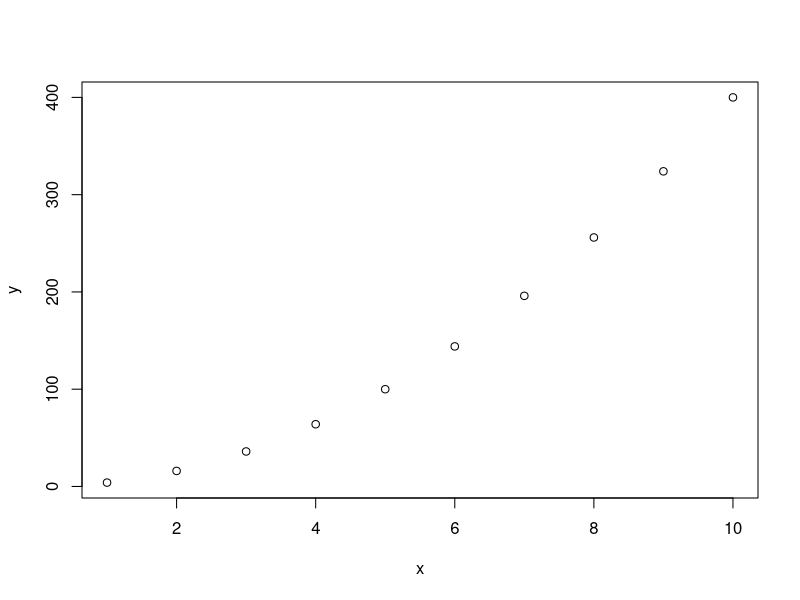
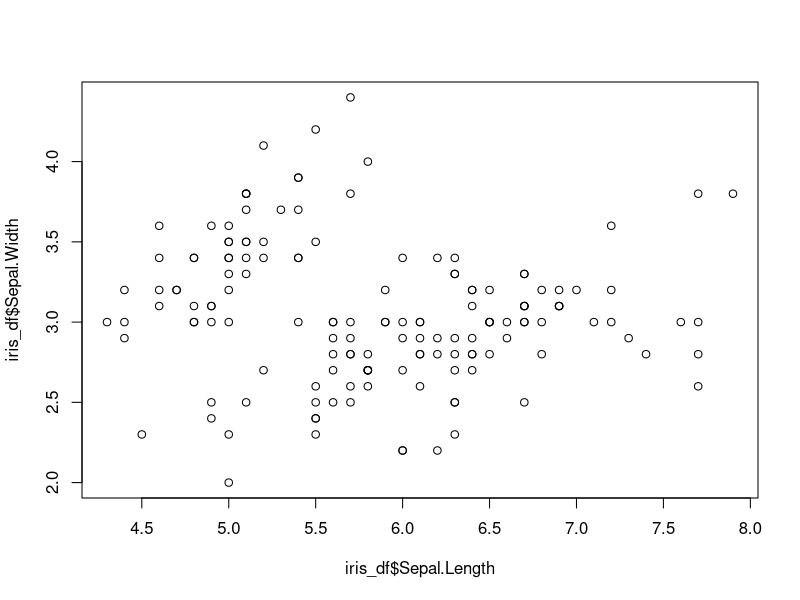
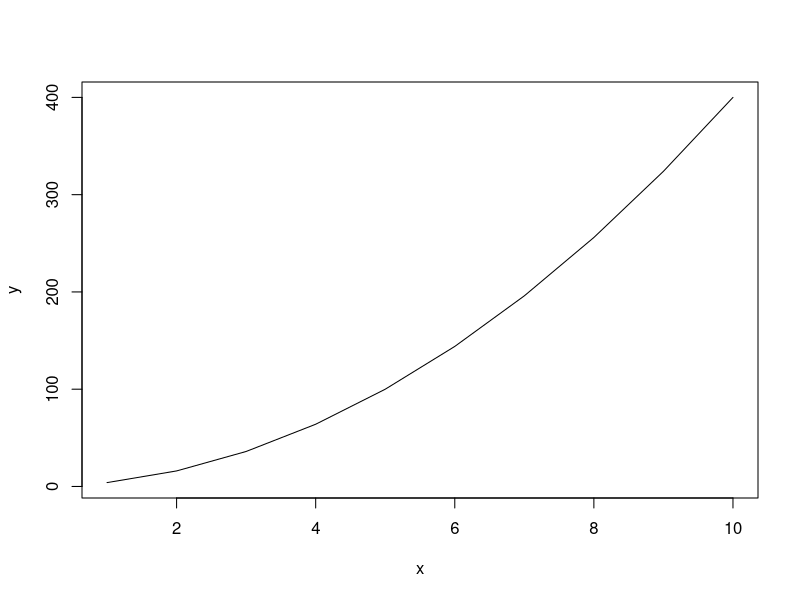
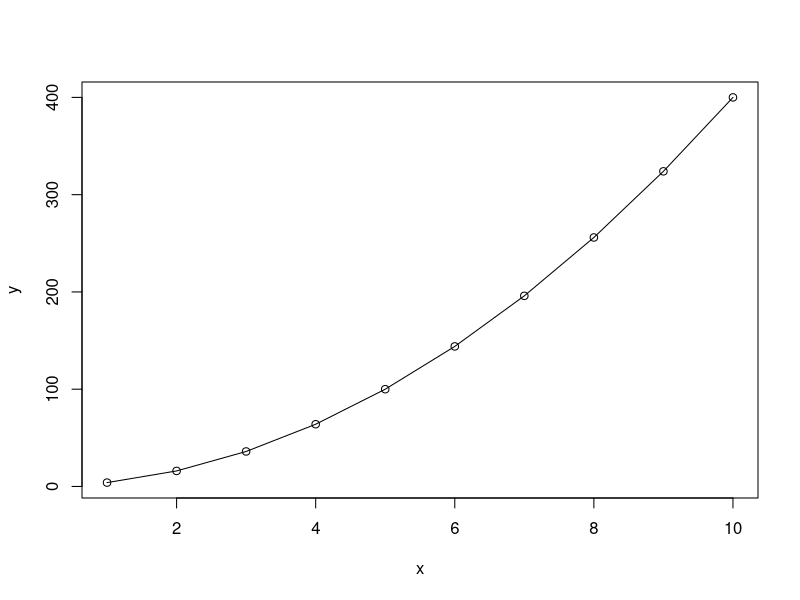
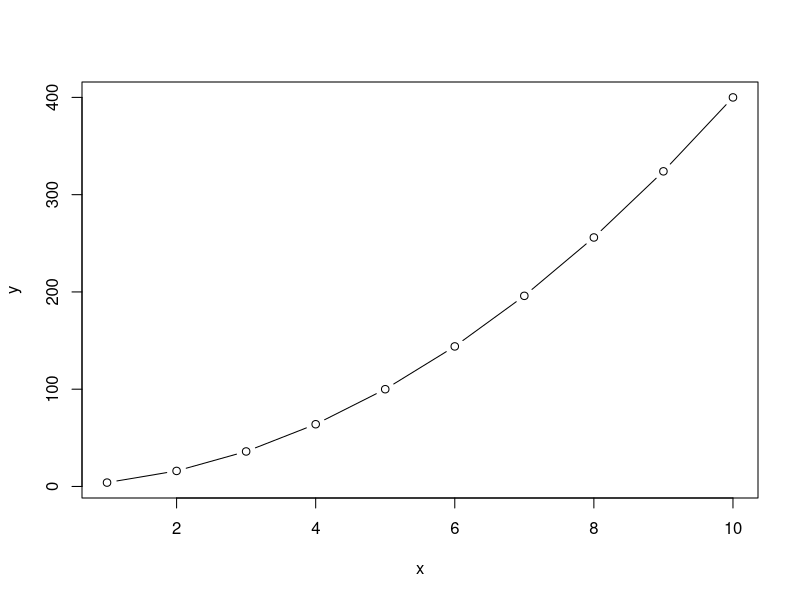
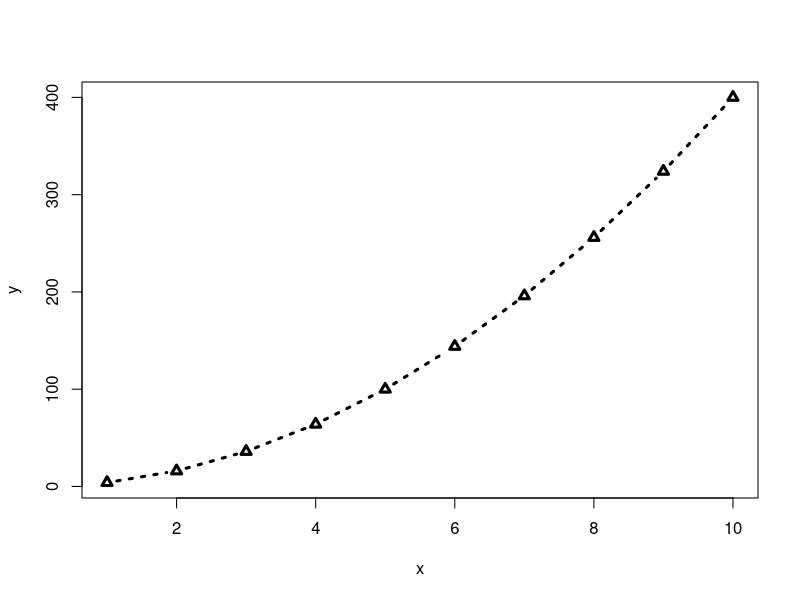
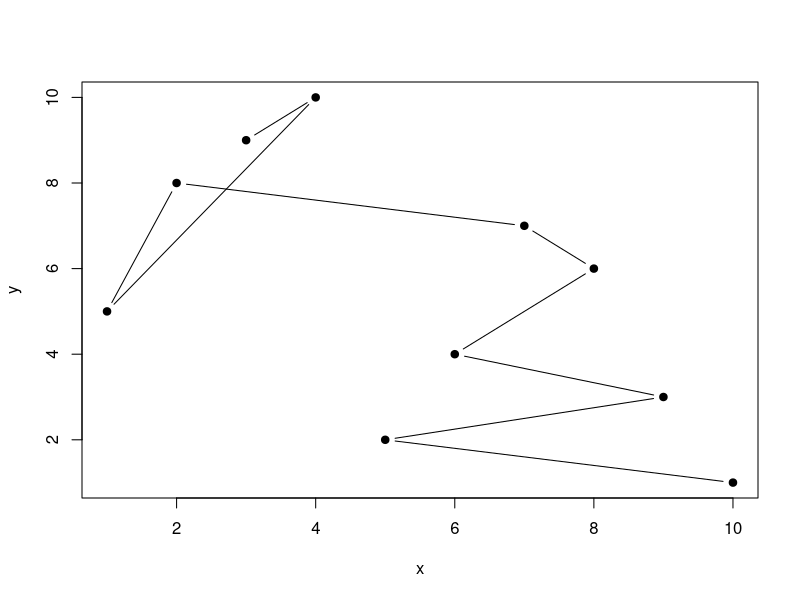
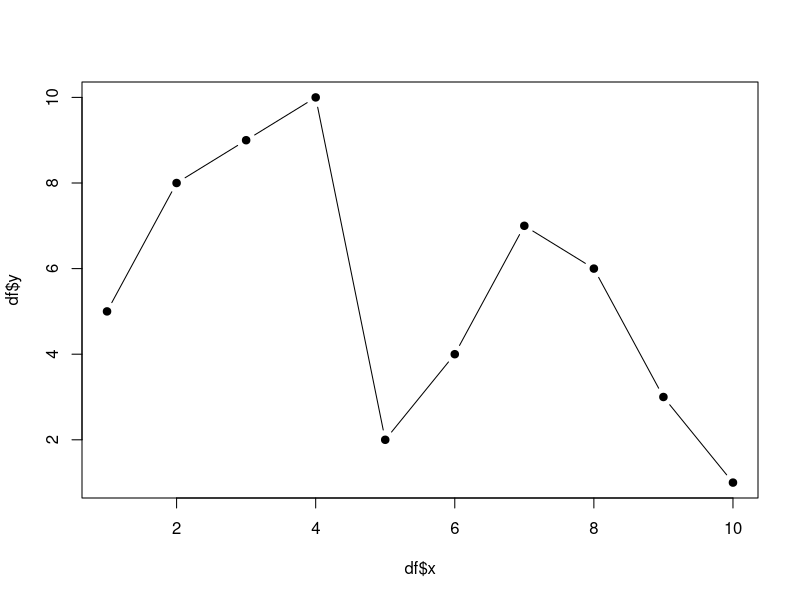

These figures' R source, in order:
## ---- chunk 1
knitr::opts_chunk$set(echo = TRUE, dpi = 100, fig.width = 5, fig.height = 4)
## ---- chunk 2
# install.packages('ggplot2')
# install.packages('patchwork')
library(tidyverse)
## ---- chunk 3
# data(iris)
head(iris)
## ---- chunk 4
iris_df = iris 
iris_df$Sepal.Length.Category = cut(x=iris_df$Sepal.Length,
                                    breaks = c(4,6,8),
                                    labels = c('short', 'long'))
iris_df %>% head()
## ---- chunk 5
x = 1:10
y = seq(2,20,2) ^ 2
x
y
## ---- chunk 6
plot(x, y)
## ---- chunk 7
plot(iris_df$Sepal.Length, iris_df$Sepal.Width)
## ---- chunk 8
plot(x, y,type = 'l') 
plot(x, y, type = 'o')
plot(x, y,type = 'b')

## ---- chunk 9
plot(x,y, type='b', lwd=3, pch=2, lty=3)
## ---- chunk 10
x = c(10,5,9,6,8,7,2,1,4,3)
y = c(1:4, 6:8,5,10,9)
x
y
## ---- chunk 11
plot(x, y, type = "b",  pch=19)
## ---- chunk 12
df = data.frame(x, y) %>% arrange(x)
plot(df$x, df$y,type = "b", pch=19)
## ---- chunk 13
# basic r advanced

indexes_to_sort = order(x)
x_sorted = x[indexes_to_sort]
y_sorted = y[indexes_to_sort]
plot(x_sorted, y_sorted, type = "b", pch=19)
## ---- chunk 14
heights = c(Roman = 190, 
            Ann = 172, 
            Charlie = 121,
            Vlad = 183,
            Sasha = 180) # named vector
heights
## ---- chunk 15
barplot(heights, ylim = c(0,200))
## ---- chunk 16
heights = sort(heights, decreasing = TRUE)
barplot(heights)
## ---- chunk 17
barplot(heights, 
        main = "Heights of people", # the title 
        xlab = "Height", # Label of X-axis 
        ylab = "Name", # Label of Y-axis 
        col = "lightblue", # color of inner part of bars
        border = "blue", # color of borders
        horiz = TRUE, # make barplot horizontal
        xlim = c(0,200) # limits of values showd on x-axis
        )
## ---- chunk 18
number_of_species = table(iris_df$Species)
number_of_species
barplot(number_of_species, col='violet')
## ---- chunk 19
hist(iris_df$Sepal.Length, 
     main = "Sepal.Length distribution", 
     xlab = "Sepal.length", 
     col = "lightgreen",
     breaks = 56 # number of x-axis splits for frequency calculation in each of the resulting ranges
     )
## ---- chunk 20
hist(iris_df$Sepal.Length,
     main = "Sepal.Length distribution", 
     xlab = "Sepal.length", 
     col = "lightgreen", 
     breaks = c(4, 5, 5.2, 5.4, 7, 8)) # <---- changed
## ---- chunk 21
hist(iris_df$Sepal.Width, xlab='Sepal.Width', col = '#FFF000', breaks = 26)
abline(h=mean(iris_df$Sepal.Width))

## ---- chunk 22
boxplot(iris_df$Sepal.Length, 
        # main = "Sepal.Length", 
        ylab = "",
        xlab = "Sepal.Length", 
        col = "darkviolet",
        horizontal = T)
## ---- chunk 23
boxplot(iris_df$Sepal.Length ~ iris_df$Species, 
        main = "Sepal.Length",
        xlab = "Species",
        ylab = "Sepal.Length", 
        col = "darkviolet",
        ylim = c(0,8),
        horizontal = F)
## ---- chunk 24
boxplot(iris_df$Sepal.Length ~ iris_df$Sepal.Length.Category, horizontal = T)
## ---- chunk 25
library(ggplot2)
## ---- chunk 26
ggplot(data=iris_df, # data
       aes(x=Sepal.Length, y=Sepal.Width)) + #aesthetics (axes)
  geom_point()  # geom
## ---- chunk 27
p = ggplot(data=iris_df, mapping = aes(x=Sepal.Length, y=Sepal.Width)) + geom_point()

p
## ---- chunk 28
ggplot(data=iris_df,
       aes(x=Sepal.Length, 
                     y=Sepal.Width,
                     color=Species, 
                     size = Petal.Width,
                     # shape=Sepal.Length.Category
           )) + 
  geom_point() 
## ---- chunk 29
p

p + aes(color=Species, size = Petal.Width,
        shape=Sepal.Length.Category)
## ---- chunk 30
iris_df %>% 
  ggplot(aes(x=Sepal.Width)) +   # <--- here
  geom_histogram(bins = 10, fill='lightblue', col='black')
## ---- chunk 31
iris_df %>% 
  ggplot() + 
  geom_histogram(aes(x=Sepal.Width),
                 bins = 20, fill='lightblue', col='black')  # <--- here
## ---- chunk 32
iris_df %>% 
  ggplot(aes(x=Species, y=Sepal.Length)) + 
  geom_boxplot( outliers = F) +
  geom_jitter(aes(col=Species), width=0.1, size=1)

## ---- chunk 33
iris_df %>% 
  ggplot(aes(x=Sepal.Length, y=Sepal.Width)) +
  
  geom_point(data=iris_df %>% filter(Sepal.Width > 3), # data (filtered iris)
             aes(color=Species)) +
  
  geom_hex(data=iris_df %>% filter(Sepal.Width < 3)) # another data (filtered iris)


## ---- chunk 34
p = iris_df %>% 
  ggplot(aes(x=Sepal.Length, y=Sepal.Width)) +
  geom_point(aes(color=Species)) # <--- here
p
## ---- chunk 35
ggplot(data=iris_df,
       mapping = aes(x=Sepal.Length, y=Sepal.Width)) +
  geom_point(color='blue')  # <--- here
## ---- chunk 36
ggplot(data=iris_df,
       mapping = aes(x=Sepal.Length, y=Sepal.Width)) +
  geom_point(aes(color='blue'))
## ---- chunk 37
p + theme_bw()
p + theme_classic()
p + theme_void()
## ---- chunk 38
p = p + theme(axis.text = element_text(size = 15),
          axis.title = element_text(size = 20),
          panel.background = element_rect(fill = 'white', color='black'))
p
## ---- chunk 39
theme_custom <- theme(
    axis.text = element_text(size = 15),
    axis.title = element_text(size = 20),
    plot.title = element_text(size = 20, hjust = 0.5),
    plot.subtitle = element_text(size = 15, hjust = 0.5),
    legend.title = element_text(size = 15),
    legend.text = element_text(size = 15),
    panel.background = element_rect(fill = "white"), 
    panel.grid = element_blank()
  )

theme_set(theme_custom)
## ---- chunk 40
p +  labs(x='Sepal length', 
          y='Sepal width',
          
          # color = 'Iris species',
          # fill =
          # size = 
          # shape = 
          # stroke =
          
          title = 'Scatter plot', 
          subtitle = 'Subtitle',
          caption = 'It is the great plot',
          tag = 'I')
## ---- chunk 41
iris_df %>% 
  ggplot() +
  geom_point(aes(x=Petal.Length, y=Petal.Width)) +
  theme_classic()
## ---- chunk 42
iris_df %>% ggplot(aes(x=Petal.Length )) +
  geom_histogram(colour = 'black', fill='lightblue', bins=50) +
  theme_classic()
## ---- chunk 43
iris_df %>% ggplot(aes(x=Petal.Length, fill=Species)) +
  geom_density(alpha=0.6)
## ---- chunk 44
iris_df %>% ggplot(aes(y=Species, x=Petal.Width, fill=Species)) +
  geom_boxplot() +
  theme_classic() +
  theme(legend.position = 'none')
## ---- chunk 45
sepal_len_stats = iris_df %>% group_by(Species) %>% 
  summarise(mean_sepal_len = mean(Sepal.Length), 
            sd_sepal_length = sd(Sepal.Length))

sepal_len_stats
## ---- chunk 46
p_col = sepal_len_stats %>% 
  ggplot(aes(x=Species, y=mean_sepal_len, fill=Species)) + 
  geom_col() + 
  theme_classic() + 
  theme(legend.position = "none")

p_col
## ---- chunk 47
p_col + geom_errorbar(aes(ymin=mean_sepal_len-sd_sepal_length,
                          ymax=mean_sepal_len+sd_sepal_length),
                      width=0.3)
## ---- chunk 48
iris_df %>% ggplot(aes(x=Sepal.Length.Category)) + geom_bar()
## ---- chunk 49
iris_df %>% 
  ggplot(aes(x=Sepal.Length.Category, fill=Species)) + 
  geom_bar() + 
  theme_bw() 
## ---- chunk 50
iris_df %>% ggplot(aes(fill=Species, x=Sepal.Length.Category)) + 
  geom_bar(position = 'fill') + theme_bw()
## ---- chunk 51
iris_df %>% 
  ggplot(aes(fill=Species, x=Sepal.Length.Category)) + 
  geom_bar(position = 'dodge')  + 
  theme_bw()
## ---- chunk 52
ggplot(iris, aes(x = Species, y = Sepal.Length)) +
  geom_violin(aes(fill = Species), alpha = 0.4) +  # Violin plots
  geom_boxplot(fill = "lightgray", alpha = 0.6, outliers = F, width=0.2) + 
  geom_jitter(aes(fill = Species), width = 0.2, alpha = 0.5, shape=21, col='black') +  
  geom_hline(aes(yintercept = mean(Sepal.Length)), col='red', linewidth=1, lty=2) +
  geom_text(aes(label='Global mean', x = 'setosa', y=mean(Sepal.Length)+0.1), col='red') +
  labs(title = "Boxplot of Sepal Length by Species with Jittered Points",
       x = "Species",
       y = "Sepal Length (cm)") +
  theme_minimal()

## ---- chunk 53
library(patchwork)
## ---- chunk 54
bar_stack = iris_df %>% 
  ggplot(aes(x=Sepal.Length.Category, fill=Species)) + 
  geom_bar() + 
  theme_bw() 

bar_fill = iris_df %>% ggplot(aes(fill=Species, x=Sepal.Length.Category)) + 
  geom_bar(position = 'fill') + theme_bw()

bar_dodge = iris_df %>% 
  ggplot(aes(fill=Species, x=Sepal.Length.Category)) + 
  geom_bar(position = 'dodge')  + 
  theme_bw()
## ---- chunk 55
bar_stack + bar_fill
## ---- chunk 56
bar_stack + bar_fill +
  plot_layout(guides = 'collect',
              axes = 'collect')
## ---- chunk 57
(bar_stack | bar_fill) / bar_dodge +
  plot_layout(guides = 'collect') +
  plot_annotation(tag_levels = 'I')
## ---- chunk 58

## ---- chunk 59
ggsave(
  filename = './bigplot.png', # specify the filename (path to file)
  device = 'png', # png, pdf, jpeg, svg and others
  dpi = 320, # resolution
  width = 1800,
  height = 1600,
  units = "px" #in, cm, mm
)
## ---- chunk 60
pdf("./dodge_barplot.pdf", width = 6, height = 6)

iris_df %>% ggplot(aes(fill=Species, x=Sepal.Length.Category)) + 
  geom_bar(position = 'dodge')

dev.off()
## ---- chunk 61
# install.packages('ggpubr')
library(ggpubr)
## ---- chunk 62
iris_df %>%  ggbarplot(x="Species", y="Sepal.Width",
                       fill='Species',
                       add = "mean_sd" # calculate mean and sd
                       )
## ---- chunk 63
p_pubr = iris_df %>%  ggboxplot(x='Species', y='Sepal.Length', col='Species')

comparisons <- list( c("setosa", "versicolor"), 
                     c("setosa", "virginica"), 
                     c("virginica", "versicolor") )

p_pubr + stat_compare_means(comparisons = comparisons, 
                            label = "p.signif")+ 
  stat_compare_means(label.y = 10)
## ---- chunk 64
# Advanced -------
iris_df %>% ggplot(aes(x=Species, y=Sepal.Length)) +
  stat_summary(aes(fill=Species), geom = 'bar', fun = mean) +
  geom_jitter(aes(fill=Species), shape=21, width = 0.1, 
              stroke=0.5, col='black') +
  theme_bw() + 
  labs(title = 'Barplots with jitter') +
# ----------

scale_fill_manual(
  values=c("#e63946", "#ffba49", "#457b9d"),
  labels=c('Setosa sp.', 'Versicolor sp.', 'Virginica sp.'),
)

## ---- chunk 65
iris_df %>% ggplot(aes(x=Sepal.Length, y=Sepal.Width, col=Species)) +
  geom_point(alpha=0.6, size=4) +
  theme_classic() + 

scale_color_manual(
  values=c("#e63946", "#ffba49", "#457b9d"),
  labels=c('Setosa sp.', 'Versicolor sp.', 'Virginica sp.'),
)
## ---- chunk 66
iris_df %>% ggplot(aes(x=Petal.Length, y=Petal.Width)) +
  geom_point(alpha=0.6, size=2) +
  theme_bw() +

# ----------------------

facet_wrap(. ~ Species)
## ---- chunk 67
iris_df %>% ggplot(aes(x=Petal.Length, y=Petal.Width)) +
  geom_point(alpha=0.6, size=2) +
  theme_bw() +
# ----------------------
  facet_grid(cols = vars(Species),
             rows=vars(Sepal.Length.Category))

  # facet_wrap(Sepal.Length.Category ~ Species)
